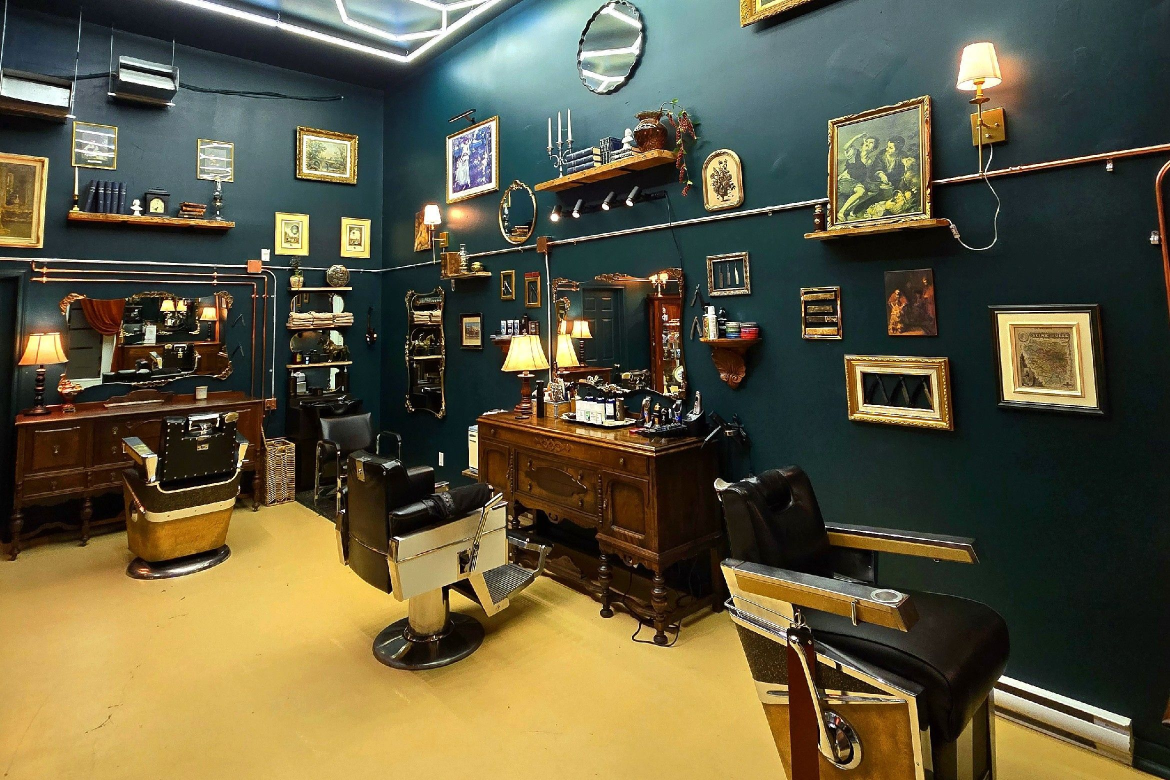
#> input picture assets/client/salon-attente-stations.jpg, 2340 x 1560 px (shown at 1/2 size)
$ python cartes.py
#> lines starting #> are read from the running program, lines starting #| are printed output that depends on the picture
"""Découpe les photos du salon pour les cartes 3D (services et équipe).
Les boîtes sont données sur une largeur de 2000 px et ramenées à la taille réelle des photos."""
import sys
from pathlib import Path
from PIL import Image

CLIENT = Path(__file__).resolve().parents[2] / "assets" / "client"
SORTIE = Path(__file__).resolve().parents[1] / "public" / "img" / "cartes"
BOITES = {
    # Services
    "coupe": ("salon-attente-stations.jpg", (440, 540, 1100, 1330)),
    "coupe-barbe": ("salon-stations-murs.jpg", (600, 560, 1120, 1180)),
    "barbe": ("salon-vue-entree.jpg", (1320, 640, 1760, 1120)),
    "rasage": ("salon-stations-murs.jpg", (1220, 780, 1740, 1340)),
    "skin-fade": ("salon-attente-stations.jpg", (930, 320, 1240, 700)),
    "detente": ("salon-attente-stations.jpg", (300, 280, 760, 760)),
    "platinum": ("salon-vue-entree.jpg", (760, 0, 1420, 560)),
    # Équipe : décor du salon seulement, jamais présenté comme un portrait
    "mur": ("salon-vue-entree.jpg", (520, 420, 1120, 1080)),
    "rideau": ("salon-attente-stations.jpg", (560, 0, 900, 480)),
    "doree": ("salon-stations-murs.jpg", (160, 640, 500, 1010)),
    "fauteuil": ("salon-vue-entree.jpg", (0, 780, 640, 1240)),
    "cadres": ("salon-stations-murs.jpg", (1300, 150, 1900, 620)),
}
SORTIE.mkdir(parents=True, exist_ok=True)
for nom, (fichier, (g, h, d, b)) in BOITES.items():
    im = Image.open(CLIENT / fichier).convert("RGB")
#> im is the input picture: PIL image 2340x1560 RGB; mean R, G, B 94.4, 88.9, 64.2
    k = im.width / 2000
#> k = 1.17
    im = im.crop((round(g * k), round(h * k), round(d * k), round(b * k)))
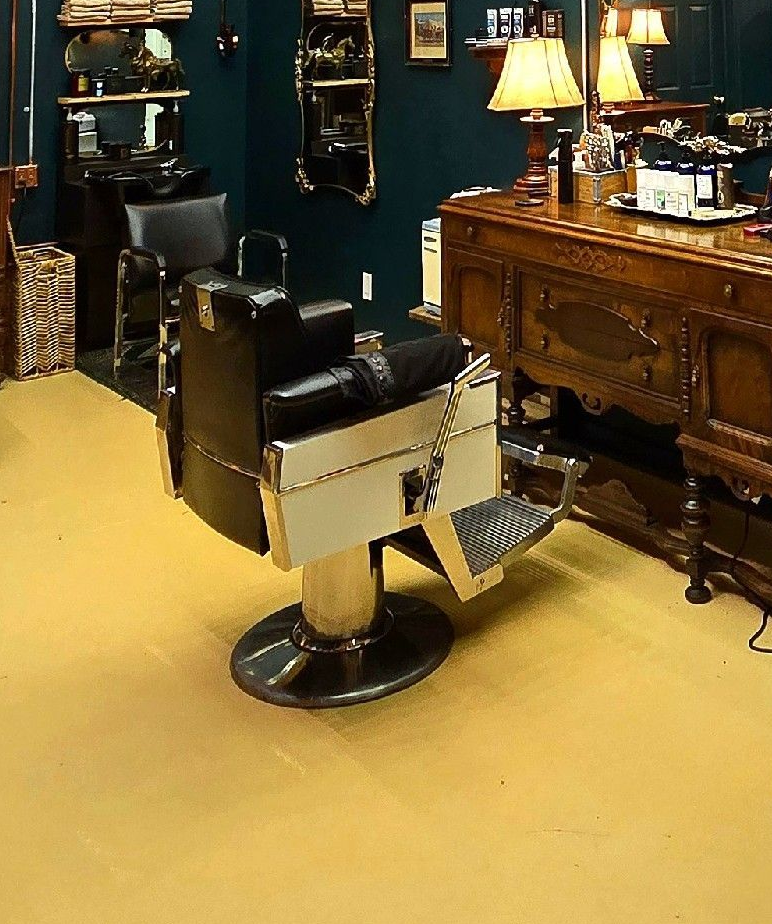
#> im: PIL image 772x924 RGB; mean R, G, B 131.1, 108.3, 59.2
    im.thumbnail((720, 900))
#> im: PIL image 720x862 RGB
    im.save(SORTIE / f"{nom}.webp", "WEBP", quality=80)
    print(nom, im.size)
#| coupe (720, 862)
#> pass 3 of the loop `for nom, (fichier, (g, h, d, b)) in BOITES.items():`:
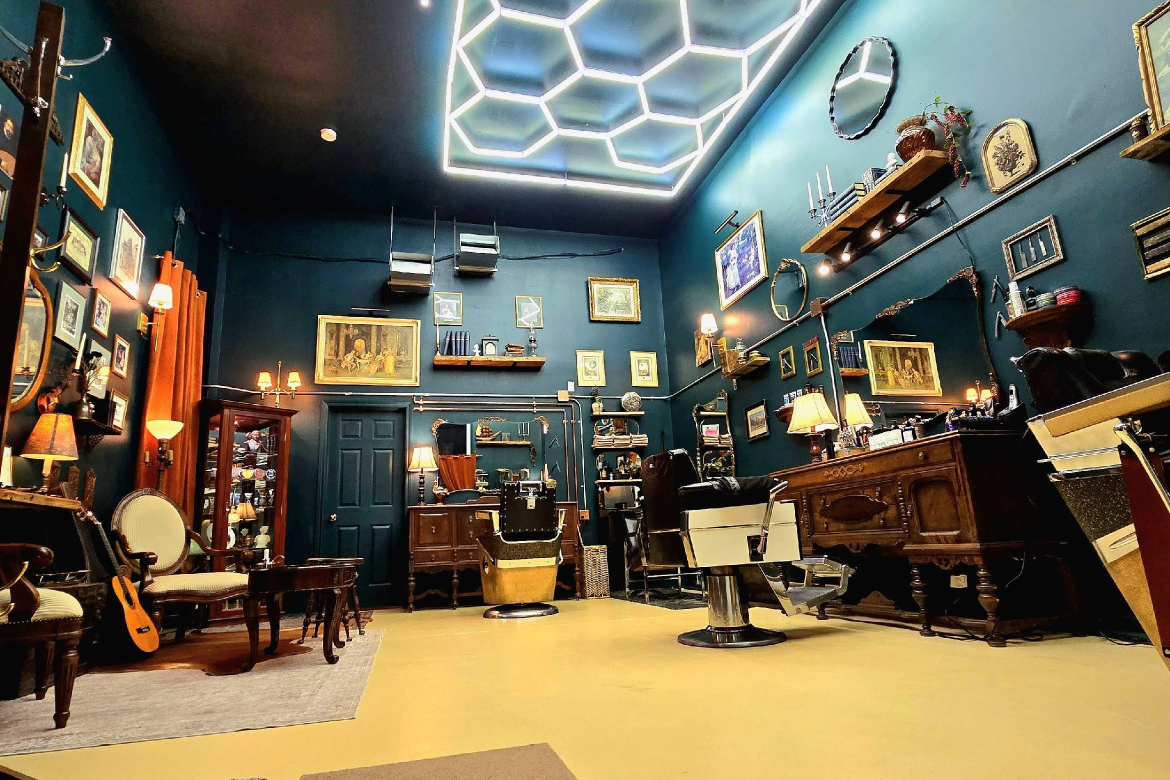
#> input picture assets/client/salon-vue-entree.jpg, 2340 x 1560 px (shown at 1/2 size)
#> im is the input picture: PIL image 2340x1560 RGB; mean R, G, B 113.2, 105.7, 85.5
#> `im = im.crop((round(g * k), round(h * k), round(d * k), round(b * k)))`:
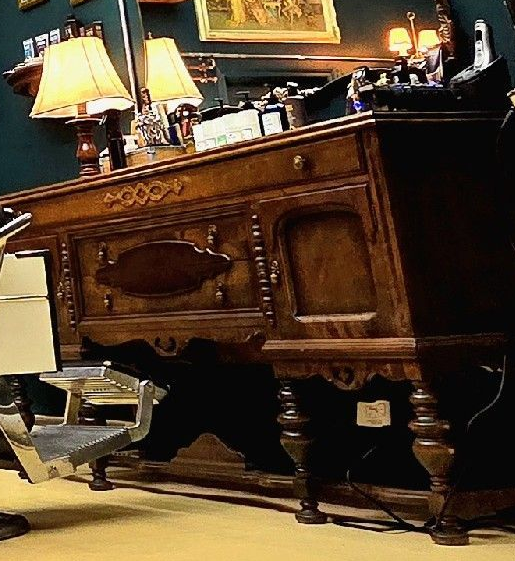
#> im: PIL image 515x561 RGB; mean R, G, B 85.4, 65.9, 44.6
#| barbe (515, 561)
#> the loop made 12 passes; the first 3 are shown
